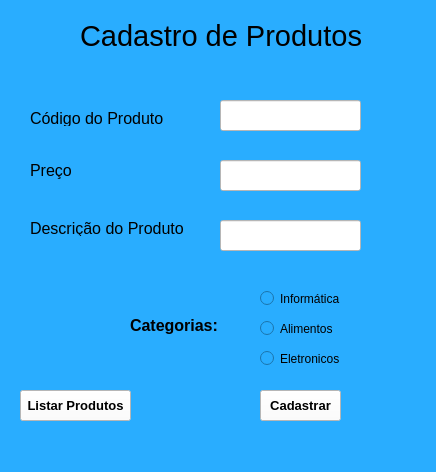
<?xml version="1.0" encoding="UTF-8"?>
<ui version="4.0">
 <class>MainWindow</class>
 <widget class="QMainWindow" name="MainWindow">
  <property name="geometry">
   <rect>
    <x>0</x>
    <y>0</y>
    <width>436</width>
    <height>472</height>
   </rect>
  </property>
  <property name="windowTitle">
   <string>MainWindow</string>
  </property>
  <property name="styleSheet">
   <string notr="true">background-color: rgb(41, 173, 255);</string>
  </property>
  <widget class="QWidget" name="centralwidget">
   <widget class="QLabel" name="label">
    <property name="geometry">
     <rect>
      <x>80</x>
      <y>10</y>
      <width>281</width>
      <height>51</height>
     </rect>
    </property>
    <property name="font">
     <font>
      <pointsize>22</pointsize>
     </font>
    </property>
    <property name="text">
     <string>Cadastro de Produtos</string>
    </property>
   </widget>
   <widget class="QLabel" name="label_2">
    <property name="geometry">
     <rect>
      <x>30</x>
      <y>110</y>
      <width>171</width>
      <height>16</height>
     </rect>
    </property>
    <property name="font">
     <font>
      <pointsize>12</pointsize>
     </font>
    </property>
    <property name="text">
     <string>Código do Produto</string>
    </property>
   </widget>
   <widget class="QLabel" name="label_3">
    <property name="geometry">
     <rect>
      <x>30</x>
      <y>150</y>
      <width>51</width>
      <height>41</height>
     </rect>
    </property>
    <property name="font">
     <font>
      <pointsize>12</pointsize>
     </font>
    </property>
    <property name="text">
     <string>Preço</string>
    </property>
   </widget>
   <widget class="QLabel" name="label_4">
    <property name="geometry">
     <rect>
      <x>30</x>
      <y>220</y>
      <width>161</width>
      <height>16</height>
     </rect>
    </property>
    <property name="font">
     <font>
      <pointsize>12</pointsize>
     </font>
    </property>
    <property name="text">
     <string>Descrição do Produto</string>
    </property>
   </widget>
   <widget class="QLineEdit" name="lineEdit">
    <property name="geometry">
     <rect>
      <x>220</x>
      <y>100</y>
      <width>141</width>
      <height>31</height>
     </rect>
    </property>
    <property name="styleSheet">
     <string notr="true">background-color: rgb(255, 255, 255);</string>
    </property>
   </widget>
   <widget class="QLineEdit" name="lineEdit_2">
    <property name="geometry">
     <rect>
      <x>220</x>
      <y>160</y>
      <width>141</width>
      <height>31</height>
     </rect>
    </property>
    <property name="styleSheet">
     <string notr="true">background-color: rgb(255, 255, 255);</string>
    </property>
   </widget>
   <widget class="QLineEdit" name="lineEdit_3">
    <property name="geometry">
     <rect>
      <x>220</x>
      <y>220</y>
      <width>141</width>
      <height>31</height>
     </rect>
    </property>
    <property name="styleSheet">
     <string notr="true">background-color: rgb(255, 255, 255);</string>
    </property>
   </widget>
   <widget class="QRadioButton" name="radioButton">
    <property name="geometry">
     <rect>
      <x>260</x>
      <y>290</y>
      <width>82</width>
      <height>17</height>
     </rect>
    </property>
    <property name="text">
     <string>Informática</string>
    </property>
   </widget>
   <widget class="QRadioButton" name="radioButton_2">
    <property name="geometry">
     <rect>
      <x>260</x>
      <y>320</y>
      <width>82</width>
      <height>17</height>
     </rect>
    </property>
    <property name="text">
     <string>Alimentos</string>
    </property>
   </widget>
   <widget class="QRadioButton" name="radioButton_3">
    <property name="geometry">
     <rect>
      <x>260</x>
      <y>350</y>
      <width>82</width>
      <height>17</height>
     </rect>
    </property>
    <property name="text">
     <string>Eletronicos</string>
    </property>
   </widget>
   <widget class="QLabel" name="label_5">
    <property name="geometry">
     <rect>
      <x>130</x>
      <y>310</y>
      <width>101</width>
      <height>31</height>
     </rect>
    </property>
    <property name="font">
     <font>
      <pointsize>12</pointsize>
      <weight>75</weight>
      <bold>true</bold>
     </font>
    </property>
    <property name="text">
     <string>Categorias: </string>
    </property>
   </widget>
   <widget class="QPushButton" name="pushButton">
    <property name="geometry">
     <rect>
      <x>260</x>
      <y>390</y>
      <width>81</width>
      <height>31</height>
     </rect>
    </property>
    <property name="font">
     <font>
      <pointsize>10</pointsize>
      <weight>75</weight>
      <bold>true</bold>
     </font>
    </property>
    <property name="styleSheet">
     <string notr="true">background-color: rgb(255, 255, 255);</string>
    </property>
    <property name="text">
     <string>Cadastrar</string>
    </property>
   </widget>
   <widget class="QPushButton" name="pushButton_2">
    <property name="geometry">
     <rect>
      <x>20</x>
      <y>390</y>
      <width>111</width>
      <height>31</height>
     </rect>
    </property>
    <property name="font">
     <font>
      <pointsize>10</pointsize>
      <weight>75</weight>
      <bold>true</bold>
     </font>
    </property>
    <property name="styleSheet">
     <string notr="true">background-color: rgb(255, 255, 255);</string>
    </property>
    <property name="text">
     <string>Listar Produtos</string>
    </property>
   </widget>
  </widget>
  <widget class="QMenuBar" name="menubar">
   <property name="geometry">
    <rect>
     <x>0</x>
     <y>0</y>
     <width>436</width>
     <height>21</height>
    </rect>
   </property>
  </widget>
  <widget class="QStatusBar" name="statusbar"/>
 </widget>
 <resources/>
 <connections/>
</ui>
